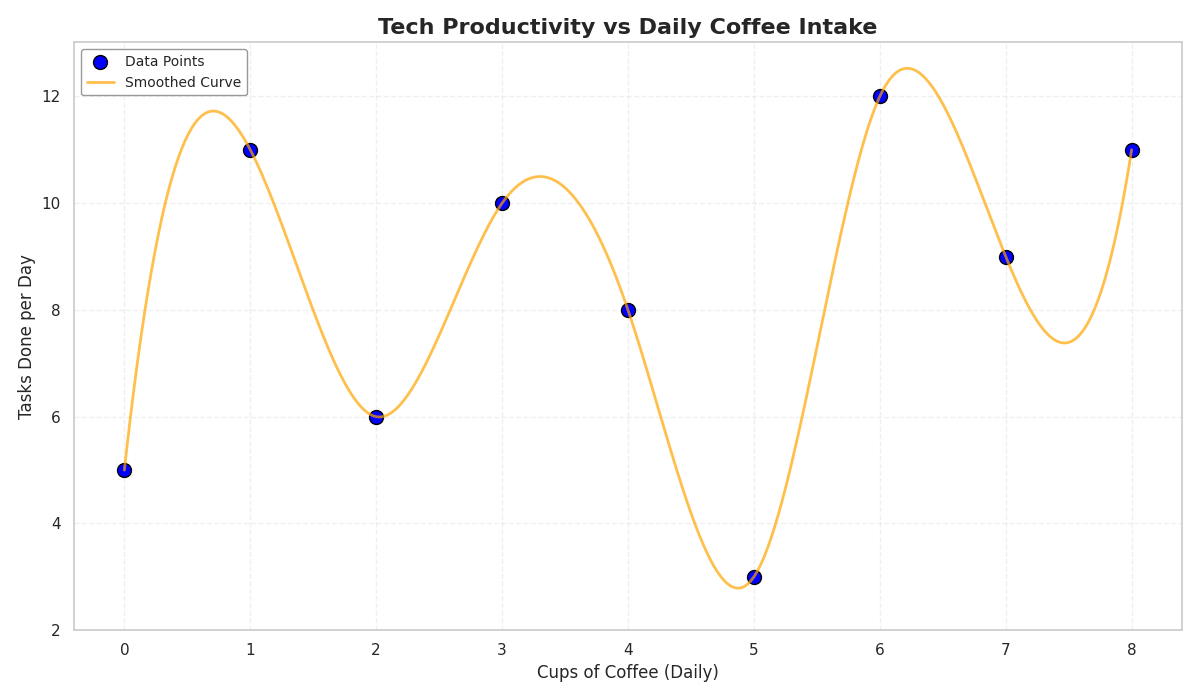

Generate this figure with Python:
import numpy as np
import matplotlib.pyplot as plt
from scipy.interpolate import make_interp_spline

coffee_consumption = np.array([0, 1, 2, 3, 4, 5, 6, 7, 8])
productivity = np.array([5, 11, 6, 10, 8, 3, 12, 9, 11])

coffee_spline = make_interp_spline(coffee_consumption, productivity)
coffee_new = np.linspace(0, 8, 300)
productivity_smooth = coffee_spline(coffee_new)

plt.figure(figsize=(12, 7))
plt.scatter(coffee_consumption, productivity, color='blue', label='Data Points', s=100, edgecolor='black')
plt.plot(coffee_new, productivity_smooth, color='orange', linestyle='-', linewidth=2, alpha=0.7, label='Smoothed Curve')

plt.title('Tech Productivity vs Daily Coffee Intake', fontsize=16, fontweight='bold')
plt.xlabel('Cups of Coffee (Daily)', fontsize=12)
plt.ylabel('Tasks Done per Day', fontsize=12)

plt.xticks(np.arange(0, 9, step=1))
plt.yticks(np.arange(2, 14, step=2))
plt.grid(alpha=0.3, linestyle='--')

plt.legend(fontsize=10, loc='upper left', edgecolor='gray')
plt.tight_layout()
plt.show()
